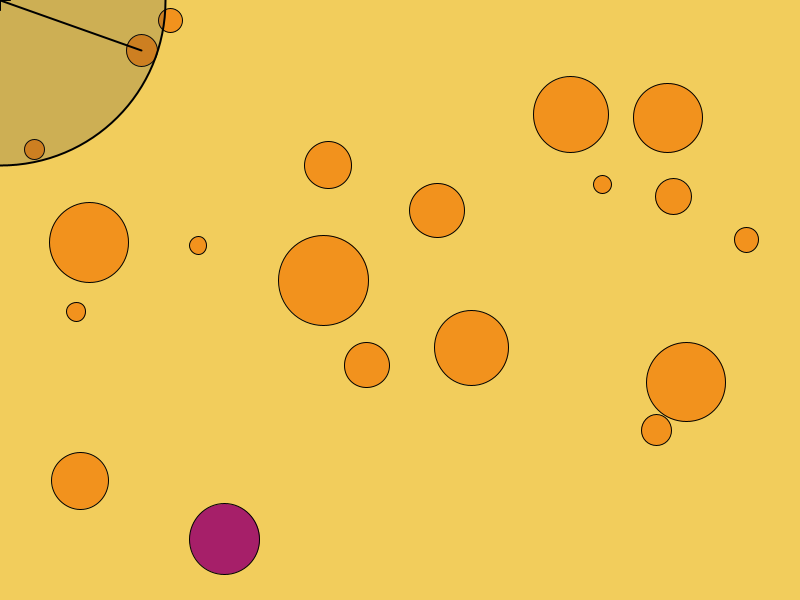
Frame 1 (no input)
Frame 60 (the mouse pressed at the canvas centre just before this capture): identical to frame 1, image omitted
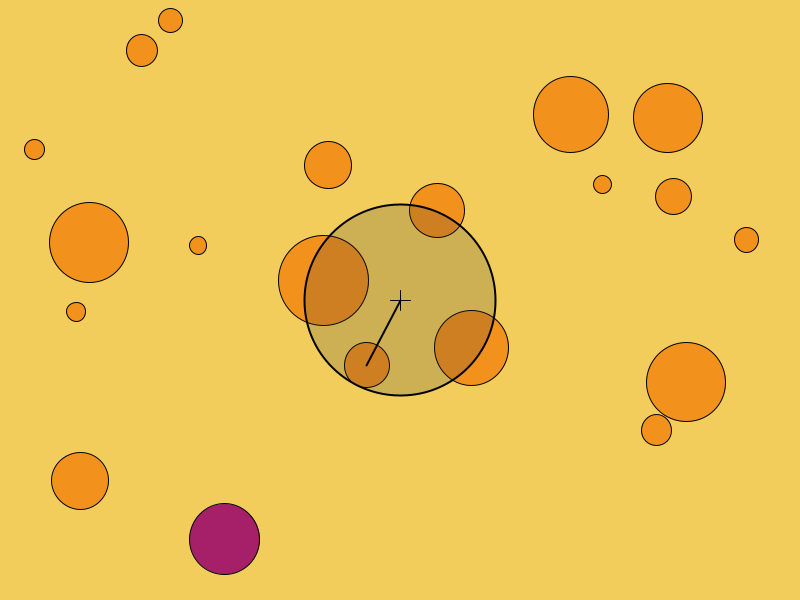
Frame 120 (the mouse held since frame 60 and released just before this capture)

The Processing sketch that drew these frames (run headless with seeded random() and noise(); from frame 60 on, the mouse is pressed at the canvas centre):

// Processing sketch: Assignment1
// ── Assignment1.pde
PointingMethod method = new BubbleCursor(); //change here for other methods: SimpleCursor, KeyboardCtrl, NinjaCursor
final int N_TRIALS = 20;
final float MIN_RAD = 8, MAX_RAD = 50;

//https://colorhunt.co/palette/f2cd5cf2921da61f69400e32
final color ca = color(242, 205, 92);
final color cb = color(242, 146, 29);
final color cc = color(166, 31, 105);
final color cd = color(64, 14, 50);

final ArrayList<Circle> circles = new ArrayList<Circle>();
int nClicks;
long timeStartTrial;

void setup(){
  size(800, 600);
  startTrial();
}

void startTrial(){
  addRandomCircles(circles, 20);
  circles.get(0).isTarget = true;
  nClicks = 0;
  timeStartTrial = millis();
}
 
boolean prevKeyPressed = false;
void draw(){
  background(ca);
  stroke(0);
  strokeWeight(1);
  for(Circle c : circles){
    fill(c.isTarget ? cc : cb);
    c.draw();
  }
  if (keyPressed){
    boolean pressingDown = prevKeyPressed == false && keyPressed == true;
    Circle c = method.onKey(circles, key, keyCode, pressingDown );
    if (pressingDown && key == ' '){
      pointOn( c );
    }
  }
  
  method.draw(circles);
}


void mousePressed(){
  nClicks += 1;
  Circle c = method.onClick(circles, mouseX, mouseY);
  pointOn( c );
}

void pointOn( Circle c ){
  if (c != null && c.isTarget){
    circles.remove( c );
  }
  
  if (circles.isEmpty()){
    showResults();
    startTrial();
  }else{
    circles.get(0).isTarget = true;
  }
}

void showResults(){
  final long t = millis() - timeStartTrial;
  final float accuracy = N_TRIALS * 100.0f / nClicks ;
  println("****** Test Results:");
  println("TCT(ms): " + t);
  println("accuracy: " + accuracy);
}


class Circle{
  float x,y,rad;
  boolean isTarget;
  public Circle(float x, float y, float rad) { this.x = x; this.y = y; this.rad = rad;}
  void draw(){
    circle(x,y,rad*2);
  }
  boolean isInside(float px, float py) { return dist(px,py,this.x,this.y) < rad; }
  boolean isInside(Circle o) { return dist(this.x,this.y,o.x,o.y) < this.rad+o.rad; }
}
Circle pickCircle(ArrayList<Circle> cs, float x, float y){
  for (Circle c : cs)
    if (c.isInside(x,y)) return c;
  return null;
}
Circle pickCircle(ArrayList<Circle> cs, Circle cp){
  for (Circle c : cs)
    if (c.isInside(cp)) return c;
  return null;
}

void addRandomCircles(ArrayList<Circle> circles, int n){
    circles.clear();
    //Could be more efficient and nicer [physics based for example] but it does the job
    for(int i = 0; i < n; i++){
      Circle c;
      do{ //no overlapping, careful if too many circles -> blocked. 
        float rad = random(MIN_RAD, MAX_RAD);
        c = new Circle( random(rad, width-rad), random(rad,height-rad), rad);
      }while ( pickCircle(circles, c) != null); 
      circles.add(c);
    }
}


class Line {
  float x1, y1, x2, y2;
  Circle c;
  public Line(float x1, float y1, Circle c) {
    this.x1 = x1;
    this.y1 = y1;
    this.x2 = c.x;
    this.y2 = c.y;
    this.c = c;
  }
}


class PointingMethod{
    void draw(ArrayList<Circle> cs){
      fill(0);
      drawCrossHair(mouseX,mouseY);
    }
    void drawCrossHair(float x, float y){
      line(x-10,y,x+10,y);
      line(x,y-10,x,y+10);
    }
    Circle onKey(ArrayList<Circle> cs, int k, int ck, boolean pressingDown){return null;}
    Circle onClick(ArrayList<Circle> cs, float x, float y){return null;}
}

class BubbleCursor extends PointingMethod{
  final int minDist = 400;
  float outerCircleDist = 0.0;
  float r = 0.0;
  Circle nc, oc;
  Line l;
  
  void draw(ArrayList<Circle> circles) {
    
    // Pick nearest circle and distance of the outer circle
    nc = pickNearestCircle(circles);
    outerCircleDist = dist(mouseX, mouseY, nc.x, nc.y) * 2 + nc.rad * 2;
    
    // Draw transparent circle
    fill(50, 50, 50, 50);
    stroke(0);
    strokeWeight(2);
    if (outerCircleDist <= minDist) {
      circle(mouseX, mouseY, outerCircleDist);
      line(mouseX, mouseY, nc.x, nc.y);
      l = new Line(mouseX, mouseY, nc);
    }
    
    // Draw crosshair
    strokeWeight(1);
    drawCrossHair(mouseX, mouseY);
    
  }
  
  // When outerCircle aims towards the objective, if clicked then call onClick()
  Circle onClick(ArrayList<Circle> circles, float x, float y) {
    if (nc.equals(l.c) && nc.isTarget) {
      return pickCircle(circles, nc);
    } else {
      return null;
    }
  }
  
  Circle pickNearestCircle(ArrayList<Circle> arr) {
    Circle min = new Circle(1000, 1000, 1000);
    for (Circle c: arr) {
      
      if (dist(mouseX, mouseY, c.x, c.y) < dist(mouseX, mouseY, min.x, min.y)) {
        min = c;
      }
    }
    
    return min;
  }

}
